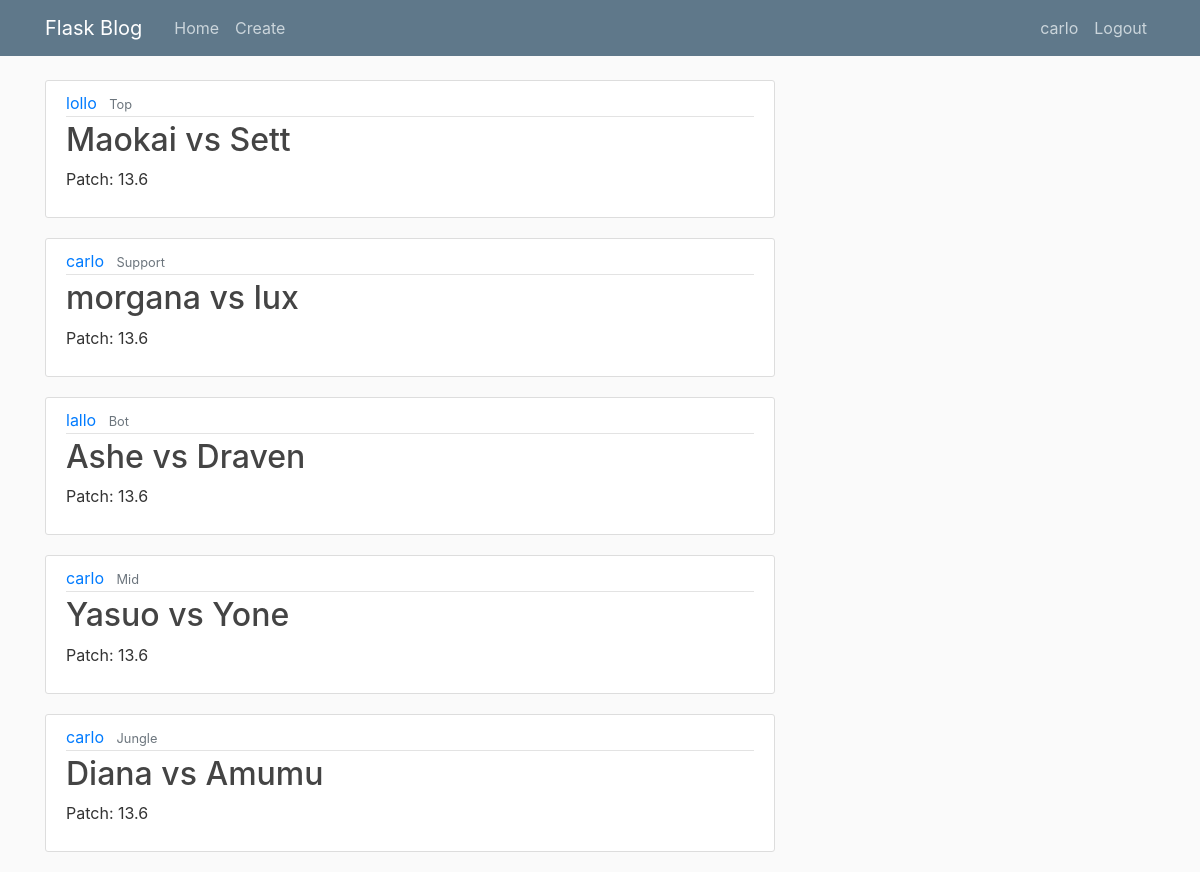
Screenshot of /home (signed in) with the database file from the repository.
### myflaskblog/models.py (models this page shows, shortened)
class User(db.Model, UserMixin):
    id = db.Column(db.Integer, primary_key=True)
    username = db.Column(db.String(20), nullable=False, unique=True)
    email = db.Column(db.String(120), nullable=False, unique=True)
    password = db.Column(db.String(60), nullable=False)
    image_file = db.Column(db.String(30), nullable=False,
                           default="default_img.jpg")
    posts = db.relationship('Post', backref="author", lazy=True)
    def get_username(self):
        return self.username

class Post(db.Model):
    id = db.Column(db.Integer, primary_key=True)
    title = db.Column(db.String(120), nullable=False)
    date_posted = db.Column(db.DateTime, nullable=False,
                            default=datetime.utcnow)
    post_content = db.Column(db.Text, nullable=False)
    patch = db.Column(db.String(5), nullable=False)
    role = db.Column(db.String(120), nullable=False)
    champion = db.Column(db.String(120), nullable=False)
    enemy = db.Column(db.String(120), nullable=False)
    user_id = db.Column(db.Integer, db.ForeignKey('user.id'), nullable=False)

### myflaskblog/routes.py (the view)
@app.route("/")
@app.route("/home")
def home():
    posts = Post.query.order_by(Post.date_posted)
    return render_template("home.html", title="Home Page", posts=posts)

### myflaskblog/models.py (called while the page is built)
@login_manager.user_loader
def load_user(user_id):
    return User.query.get(int(user_id))

### myflaskblog/templates/home.html
{% extends "layout.html" %}
{% block content %}
    {% for post in posts %}
            <article class="media content-section">
              <div class="media-body">
                <div class="article-metadata">
                  <a class="mr-2" href="{{ url_for('flt_posts' , user_username = post.author.username) }}">{{post.author.get_username()}}</a>
                  <small class="text-muted">{{ post.role }}</small>
                </div>
                <h2><a class="article-title" href="{{ url_for('post', id = post.id)}}">{{ post.champion }} vs {{ post.enemy }}</a></h2>
                <p class="article-patch">Patch: {{post.patch}}</p>
              </div>
            </article>
    {% endfor %}
{% endblock content %}

### myflaskblog/templates/layout.html (shortened to what this page needs)
<!DOCTYPE html>
<html>
<head>
   <link rel="stylesheet" href="https://maxcdn.bootstrapcdn.com/bootstrap/4.0.0/css/bootstrap.min.css">
   <link rel="stylesheet" type="text/css" href="{{ url_for('static', filename='main.css') }}">
</head>
<body>
     <header class="site-header">
      <nav class="navbar navbar-expand-md navbar-dark bg-steel fixed-top">
        <div class="container">
          <a class="navbar-brand mr-4" href="/">Flask Blog</a>
          <div class="collapse navbar-collapse" id="navbarToggle">
            <div class="navbar-nav mr-auto">
              <a class="nav-item nav-link" href="/">Home</a>
              <a class="nav-item nav-link" href="{{url_for('new_post')}}">Create</a>
            </div>
            <div class="navbar-nav">
              {% if current_user.is_authenticated %}
              <a class="nav-item nav-link" href="{{url_for('user_account')}}">{{current_user.username}}</a>
              <a class="nav-item nav-link" href="{{url_for('logout')}}">Logout</a>
              {% else %}
              <a class="nav-item nav-link" href="{{url_for('login')}}">Login</a>
              <a class="nav-item nav-link" href="{{url_for('register')}}">Register</a>
              {% endif%}
            </div>
          </div>
        </div>
      </nav>
    </header>
<main role="main" class="container">
 <div class="row">
    <div class="col-md-8">
      {% block content %}{% endblock %}
    </div>
  </div>
</main>
</body>
</html>

### myflaskblog/static/main.css (style rules this page uses)
body { background: #fafafa; color: #333333; margin-top: 5rem; }
h1, h2, h3, h4, h5, h6 { color: #444444; }
.bg-steel { background-color: #5f788a; }
.site-header .navbar-nav .nav-link { color: #cbd5db; }
.content-section { background: #ffffff; padding: 10px 20px; border: 1px solid #dddddd; border-radius: 3px; margin-bottom: 20px; }
.article-title { color: #444444; }
.article-metadata { padding-bottom: 1px; margin-bottom: 4px; border-bottom: 1px solid #e3e3e3 }

### rows the page displays
User: username "carlo"
Post: author.get_username "lollo", role "Top", champion "Maokai", enemy "Sett", patch "13.6"
Post: author.get_username "carlo", role "Support", champion "morgana", enemy "lux", patch "13.6"
Post: author.get_username "lallo", role "Bot", champion "Ashe", enemy "Draven", patch "13.6"
Post: author.get_username "carlo", role "Mid", champion "Yasuo", enemy "Yone", patch "13.6"
Post: author.get_username "carlo", role "Jungle", champion "Diana", enemy "Amumu", patch "13.6"
